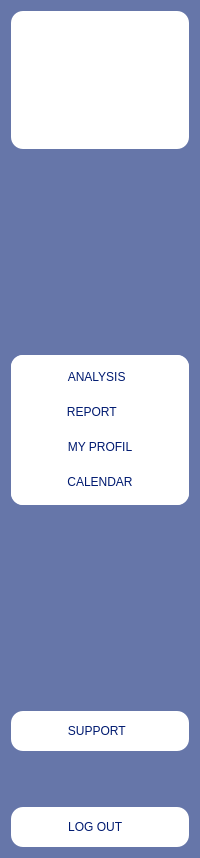
        <widget class="QFrame" name="frame">
         <property name="minimumSize">
          <size>
           <width>150</width>
           <height>0</height>
          </size>
         </property>
         <property name="maximumSize">
          <size>
           <width>300</width>
           <height>16777215</height>
          </size>
         </property>
         <property name="styleSheet">
          <string notr="true">background-color: rgb(102, 118, 169);
border-radius: 12px;</string>
         </property>
         <property name="frameShape">
          <enum>QFrame::StyledPanel</enum>
         </property>
         <property name="frameShadow">
          <enum>QFrame::Plain</enum>
         </property>
         <layout class="QGridLayout" name="gridLayout_6">
          <item row="1" column="0">
           <spacer name="verticalSpacer_2">
            <property name="orientation">
             <enum>Qt::Vertical</enum>
            </property>
            <property name="sizeType">
             <enum>QSizePolicy::Maximum</enum>
            </property>
            <property name="sizeHint" stdset="0">
             <size>
              <width>20</width>
              <height>200</height>
             </size>
            </property>
           </spacer>
          </item>
          <item row="3" column="0">
           <spacer name="verticalSpacer">
            <property name="orientation">
             <enum>Qt::Vertical</enum>
            </property>
            <property name="sizeType">
             <enum>QSizePolicy::Maximum</enum>
            </property>
            <property name="sizeHint" stdset="0">
             <size>
              <width>20</width>
              <height>200</height>
             </size>
            </property>
           </spacer>
          </item>
          <item row="4" column="0">
           <widget class="QPushButton" name="support">
            <property name="minimumSize">
             <size>
              <width>110</width>
              <height>40</height>
             </size>
            </property>
            <property name="styleSheet">
             <string notr="true">background-color: rgb(255, 255, 255);
color: rgb(0, 26, 112);
border-radius: 12px;
font: 87 9pt &quot;Arial Black&quot;;</string>
            </property>
            <property name="text">
             <string>SUPPORT  </string>
            </property>
            <property name="icon">
             <iconset>
              <normaloff>Icons/supp.png</normaloff>Icons/supp.png</iconset>
            </property>
           </widget>
          </item>
          <item row="7" column="0">
           <widget class="QPushButton" name="log_out">
            <property name="minimumSize">
             <size>
              <width>110</width>
              <height>40</height>
             </size>
            </property>
            <property name="styleSheet">
             <string notr="true">background-color: rgb(255, 255, 255);
color: rgb(0, 26, 112);
border-radius: 12px;
font: 87 9pt &quot;Arial Black&quot;;</string>
            </property>
            <property name="text">
             <string>LOG OUT   </string>
            </property>
            <property name="icon">
             <iconset>
              <normaloff>Icons/log_out.png</normaloff>Icons/log_out.png</iconset>
            </property>
           </widget>
          </item>
          <item row="2" column="0">
           <widget class="QFrame" name="frame_5">
            <property name="minimumSize">
             <size>
              <width>0</width>
              <height>0</height>
             </size>
            </property>
            <property name="styleSheet">
             <string notr="true">background-color: rgb(255, 255, 255);
border-radius: 12px;</string>
            </property>
            <property name="frameShape">
             <enum>QFrame::StyledPanel</enum>
            </property>
            <property name="frameShadow">
             <enum>QFrame::Plain</enum>
            </property>
            <layout class="QHBoxLayout" name="horizontalLayout_6">
             <property name="spacing">
              <number>0</number>
             </property>
             <property name="leftMargin">
              <number>0</number>
             </property>
             <property name="topMargin">
              <number>0</number>
             </property>
             <property name="rightMargin">
              <number>0</number>
             </property>
             <property name="bottomMargin">
              <number>0</number>
             </property>
             <item>
              <widget class="QFrame" name="frame_7">
               <property name="minimumSize">
                <size>
                 <width>0</width>
                 <height>150</height>
                </size>
               </property>
               <property name="maximumSize">
                <size>
                 <width>16777215</width>
                 <height>350</height>
                </size>
               </property>
               <property name="styleSheet">
                <string notr="true">border-radius: 12px;</string>
               </property>
               <property name="frameShape">
                <enum>QFrame::StyledPanel</enum>
               </property>
               <property name="frameShadow">
                <enum>QFrame::Raised</enum>
               </property>
               <layout class="QGridLayout" name="gridLayout_4">
                <property name="leftMargin">
                 <number>0</number>
                </property>
                <property name="topMargin">
                 <number>0</number>
                </property>
                <property name="rightMargin">
                 <number>0</number>
                </property>
                <property name="bottomMargin">
                 <number>0</number>
                </property>
                <item row="0" column="0">
                 <widget class="QPushButton" name="analysis">
                  <property name="styleSheet">
                   <string notr="true">background-color: rgb(255, 255, 255);
color: rgb(0, 26, 112);
border-radius: 12px;
font: 87 9pt &quot;Arial Black&quot;;</string>
                  </property>
                  <property name="text">
                   <string>ANALYSIS  </string>
                  </property>
                  <property name="icon">
                   <iconset>
                    <normaloff>Icons/analysis.png</normaloff>Icons/analysis.png</iconset>
                  </property>
                  <property name="iconSize">
                   <size>
                    <width>18</width>
                    <height>18</height>
                   </size>
                  </property>
                 </widget>
                </item>
                <item row="1" column="0">
                 <widget class="QPushButton" name="report">
                  <property name="styleSheet">
                   <string notr="true">background-color: rgb(255, 255, 255);
color: rgb(0, 26, 112);
border-radius: 12px;
font: 87 9pt &quot;Arial Black&quot;;</string>
                  </property>
                  <property name="text">
                   <string>REPORT     </string>
                  </property>
                  <property name="icon">
                   <iconset>
                    <normaloff>Icons/report.png</normaloff>Icons/report.png</iconset>
                  </property>
                  <property name="iconSize">
                   <size>
                    <width>18</width>
                    <height>18</height>
                   </size>
                  </property>
                 </widget>
                </item>
                <item row="2" column="0">
                 <widget class="QPushButton" name="my_profil">
                  <property name="styleSheet">
                   <string notr="true">background-color: rgb(255, 255, 255);
color: rgb(0, 26, 112);
border-radius: 12px;
font: 87 9pt &quot;Arial Black&quot;;</string>
                  </property>
                  <property name="text">
                   <string>MY PROFIL</string>
                  </property>
                  <property name="icon">
                   <iconset>
                    <normaloff>Icons/profil.png</normaloff>Icons/profil.png</iconset>
                  </property>
                  <property name="iconSize">
                   <size>
                    <width>18</width>
                    <height>18</height>
                   </size>
                  </property>
                 </widget>
                </item>
                <item row="3" column="0">
                 <widget class="QPushButton" name="calendar">
                  <property name="minimumSize">
                   <size>
                    <width>0</width>
                    <height>0</height>
                   </size>
                  </property>
                  <property name="styleSheet">
                   <string notr="true">background-color: rgb(255, 255, 255);
color: rgb(0, 26, 112);
border-radius: 12px;
font: 87 9pt &quot;Arial Black&quot;;</string>
                  </property>
                  <property name="text">
                   <string>CALENDAR</string>
                  </property>
                  <property name="icon">
                   <iconset>
                    <normaloff>Icons/cal.png</normaloff>Icons/cal.png</iconset>
                  </property>
                  <property name="iconSize">
                   <size>
                    <width>18</width>
                    <height>18</height>
                   </size>
                  </property>
                 </widget>
                </item>
               </layout>
              </widget>
             </item>
            </layout>
           </widget>
          </item>
          <item row="0" column="0">
           <widget class="QFrame" name="frame_6">
            <property name="maximumSize">
             <size>
              <width>16777215</width>
              <height>200</height>
             </size>
            </property>
            <property name="styleSheet">
             <string notr="true">background-color: rgb(255, 255, 255);
border-radius: 12px;</string>
            </property>
            <property name="frameShape">
             <enum>QFrame::StyledPanel</enum>
            </property>
            <property name="frameShadow">
             <enum>QFrame::Plain</enum>
            </property>
            <layout class="QGridLayout" name="gridLayout_5">
             <item row="0" column="0">
              <widget class="QPushButton" name="back">
               <property name="minimumSize">
                <size>
                 <width>100</width>
                 <height>120</height>
                </size>
               </property>
               <property name="maximumSize">
                <size>
                 <width>100</width>
                 <height>120</height>
                </size>
               </property>
               <property name="text">
                <string/>
               </property>
               <property name="icon">
                <iconset>
                 <normaloff>Images/Logo_small.png</normaloff>Images/Logo_small.png</iconset>
               </property>
               <property name="iconSize">
                <size>
                 <width>90</width>
                 <height>110</height>
                </size>
               </property>
              </widget>
             </item>
            </layout>
           </widget>
          </item>
          <item row="5" column="0">
           <spacer name="verticalSpacer_3">
            <property name="orientation">
             <enum>Qt::Vertical</enum>
            </property>
            <property name="sizeHint" stdset="0">
             <size>
              <width>20</width>
              <height>50</height>
             </size>
            </property>
           </spacer>
          </item>
         </layout>
        </widget>
